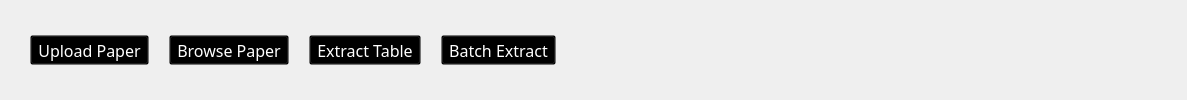
        <widget class="QWidget" name="tab_6">
         <attribute name="title">
          <string>Paper</string>
         </attribute>
         <layout class="QHBoxLayout" name="horizontalLayout_7">
          <property name="spacing">
           <number>20</number>
          </property>
          <property name="leftMargin">
           <number>30</number>
          </property>
          <item>
           <widget class="QToolButton" name="btnUploadPaper">
            <property name="font">
             <font>
              <family>Microsoft YaHei</family>
              <pointsize>12</pointsize>
             </font>
            </property>
            <property name="cursor">
             <cursorShape>PointingHandCursor</cursorShape>
            </property>
            <property name="styleSheet">
             <string notr="true">background:transparent; color:white;</string>
            </property>
            <property name="text">
             <string>Upload Paper</string>
            </property>
            <property name="icon">
             <iconset>
              <normaloff>res/upload.png</normaloff>res/upload.png</iconset>
            </property>
            <property name="iconSize">
             <size>
              <width>36</width>
              <height>36</height>
             </size>
            </property>
            <property name="toolButtonStyle">
             <enum>Qt::ToolButtonTextUnderIcon</enum>
            </property>
           </widget>
          </item>
          <item>
           <widget class="QToolButton" name="btnBrowsePaper">
            <property name="font">
             <font>
              <family>Microsoft YaHei</family>
              <pointsize>12</pointsize>
             </font>
            </property>
            <property name="cursor">
             <cursorShape>PointingHandCursor</cursorShape>
            </property>
            <property name="styleSheet">
             <string notr="true">background:transparent;color:white</string>
            </property>
            <property name="text">
             <string>Browse Paper</string>
            </property>
            <property name="icon">
             <iconset>
              <normaloff>res/browse.png</normaloff>res/browse.png</iconset>
            </property>
            <property name="iconSize">
             <size>
              <width>36</width>
              <height>36</height>
             </size>
            </property>
            <property name="toolButtonStyle">
             <enum>Qt::ToolButtonTextUnderIcon</enum>
            </property>
           </widget>
          </item>
          <item>
           <widget class="QToolButton" name="btnExtractTable">
            <property name="font">
             <font>
              <family>Microsoft YaHei</family>
              <pointsize>12</pointsize>
             </font>
            </property>
            <property name="cursor">
             <cursorShape>PointingHandCursor</cursorShape>
            </property>
            <property name="styleSheet">
             <string notr="true">background:transparent;color:white</string>
            </property>
            <property name="text">
             <string>Extract Table</string>
            </property>
            <property name="icon">
             <iconset>
              <normaloff>res/PDF.png</normaloff>res/PDF.png</iconset>
            </property>
            <property name="iconSize">
             <size>
              <width>36</width>
              <height>36</height>
             </size>
            </property>
            <property name="toolButtonStyle">
             <enum>Qt::ToolButtonTextUnderIcon</enum>
            </property>
           </widget>
          </item>
          <item>
           <widget class="QToolButton" name="btnExtractBatch">
            <property name="font">
             <font>
              <family>Microsoft YaHei</family>
              <pointsize>12</pointsize>
             </font>
            </property>
            <property name="cursor">
             <cursorShape>PointingHandCursor</cursorShape>
            </property>
            <property name="styleSheet">
             <string notr="true">background:transparent;color:white</string>
            </property>
            <property name="text">
             <string>Batch Extract</string>
            </property>
            <property name="icon">
             <iconset>
              <normaloff>res/pdf-batch.png</normaloff>res/pdf-batch.png</iconset>
            </property>
            <property name="iconSize">
             <size>
              <width>36</width>
              <height>36</height>
             </size>
            </property>
            <property name="toolButtonStyle">
             <enum>Qt::ToolButtonTextUnderIcon</enum>
            </property>
           </widget>
          </item>
          <item>
           <spacer name="horizontalSpacer_6">
            <property name="orientation">
             <enum>Qt::Horizontal</enum>
            </property>
            <property name="sizeHint" stdset="0">
             <size>
              <width>620</width>
              <height>20</height>
             </size>
            </property>
           </spacer>
          </item>
         </layout>
        </widget>
